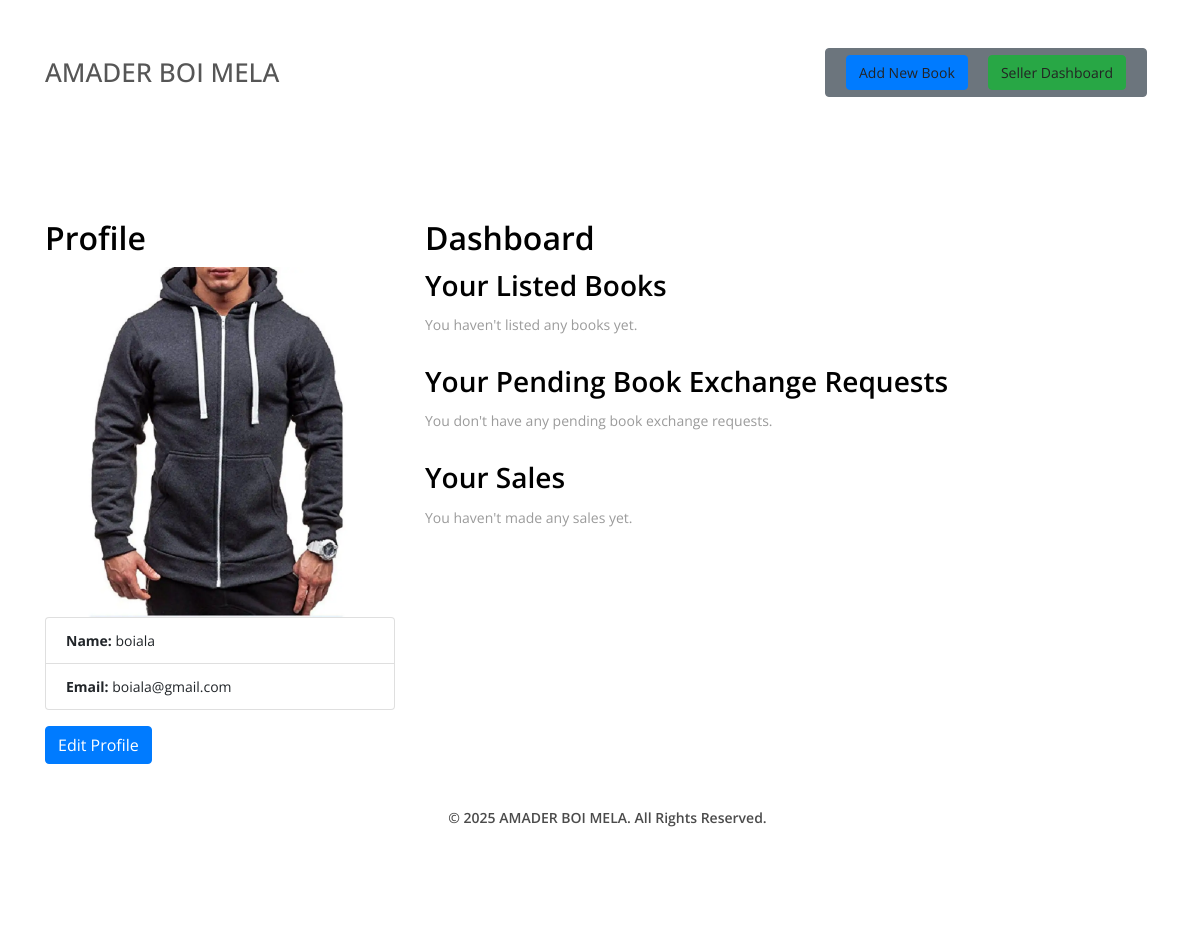
The app's page /seller_dashboard (signed in), older data.
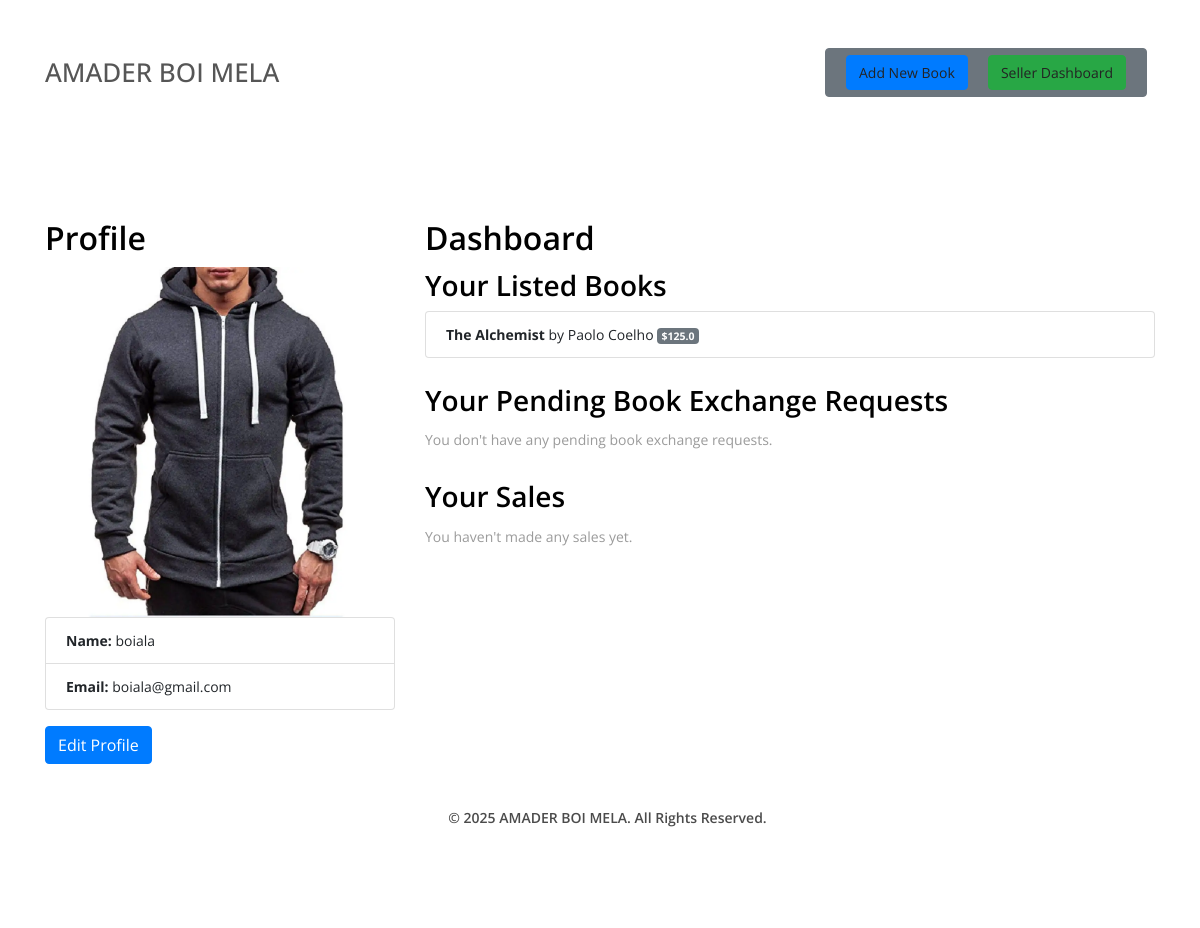
The same page, newer data.
### MyChef/models.py (models this page shows)
class User(db.Model, UserMixin):
    id = db.Column(db.Integer, primary_key=True)
    email = db.Column(db.String(150), unique=True, nullable=False)
    first_name = db.Column(db.String(150), nullable=False)
    password = db.Column(db.String(150), nullable=False)
    date_created = db.Column(db.DateTime(timezone=True), default=func.now())
    profile_picture = db.Column(db.String(150), nullable=True, default="default.png")
    role = db.Column(db.String(50), nullable=False)  # 'buyer' or 'seller'
    books = db.relationship('Book', back_populates='seller')
    reviews = db.relationship('Review', back_populates='user')
    carts = db.relationship('Cart', back_populates='user')
    blogs = db.relationship('Blog', back_populates='author')
    favorites = db.relationship('Favorite', back_populates='user')
    sales = db.relationship('Sale', back_populates='seller')
    exchange_requests = db.relationship('BookExchangeRequest', back_populates='user', lazy=True)

class Book(db.Model):
    id = db.Column(db.Integer, primary_key=True)
    title = db.Column(db.String(150), nullable=False)
    author = db.Column(db.String(150), nullable=False)
    description = db.Column(db.Text, nullable=True)
    genre = db.Column(db.String(100), nullable=True)
    image = db.Column(db.String(150), nullable=True)
    price = db.Column(db.Float, nullable=False)
    date_created = db.Column(db.DateTime(timezone=True), default=func.now())
    seller_id = db.Column(db.Integer, db.ForeignKey('user.id'), nullable=False)
    is_used = db.Column(db.Boolean, default=False)  # Indicates if the book is used
    seller = db.relationship('User', back_populates='books')
    reviews = db.relationship('Review', back_populates='book')
    cart_items = db.relationship('CartItem', back_populates='book')
    favorites = db.relationship('Favorite', back_populates='book')
    sales = db.relationship('Sale', back_populates='book')
    exchange_requests = db.relationship('BookExchangeRequest', back_populates='book', lazy=True)

### MyChef/views.py (the view)
@views.route('/seller_dashboard')
@login_required
def seller_dashboard():
    if current_user.role != 'seller':
        return redirect(url_for('views.index'))  # Redirect to the home page if the user is not a seller
    books = Book.query.filter_by(seller_id=current_user.id).all()
    sales = Sale.query.filter_by(seller_id=current_user.id).all()
    pending_requests = BookExchangeRequest.query.filter_by(user_id=current_user.id, status='Pending').all()
    return render_template('seller_dashboard.html',
                           user=current_user,
                           books=books,
                           sales=sales,
                           pending_requests=pending_requests)

### MyChef/__init__.py (called while the page is built)
def create_app():
    app = Flask(__name__)
    app.config['SECRET_KEY'] = 'boimela'
    app.config['SQLALCHEMY_DATABASE_URI'] = 'sqlite:///database.db'
    app.config['SQLALCHEMY_TRACK_MODIFICATIONS'] = False
    db.init_app(app)
    migrate.init_app(app, db)
    from .views import views  # Import the Blueprint properly
    from .auth import auth
    app.register_blueprint(views, url_prefix='/')
    app.register_blueprint(auth, url_prefix='/')
    login_manager = LoginManager()
    login_manager.login_view = 'auth.login'
    login_manager.init_app(app)
    from .models import User
    @login_manager.user_loader
    def load_user(id):
        return User.query.get(int(id))
    return app

### MyChef/templates/seller_dashboard.html (shortened to what this page needs)
{% extends 'base.html' %}
{% block content %}
<div class="container mt-5">
    <div class="row">
        <div class="col-md-4">
            <h2>Profile</h2>
            <img src="{{ url_for('static', filename='profile_pics/' + (user.profile_picture if user.profile_picture else 'default.jpg')) }}" class="profile-img" alt="Profile Picture">
            <ul class="list-group">
                <li class="list-group-item"><strong>Name:</strong> {{ user.first_name }}</li>
                <li class="list-group-item"><strong>Email:</strong> {{ user.email }}</li>
            </ul>
            <a href="{{ url_for('views.edit_profile') }}" class="btn btn-primary mt-3">Edit Profile</a>
        </div>
        <div class="col-md-8">
            <h2>Dashboard</h2>
            <div class="mb-4">
                <h3>Your Listed Books</h3>
                {% if books %}
                <ul class="list-group">
                    {% for book in books %}
                    <li class="list-group-item">
                        <strong>{{ book.title }}</strong> by {{ book.author }}
                        <span class="badge badge-secondary float-end">${{ book.price }}</span>
                    </li>
                    {% endfor %}
                </ul>
                {% else %}
                <p>You haven't listed any books yet.</p>
                {% endif %}
            </div>
            <div class="mb-4">
                <h3>Your Pending Book Exchange Requests</h3>
                {% if pending_requests %}
                <ul class="list-group">
                    {% for request in pending_requests %}
                    <li class="list-group-item">
                        <strong>Book:</strong> {{ request.book.title }}
                        - <strong>Status:</strong> {{ request.status }}
                    </li>
                    {% endfor %}
                </ul>
                {% else %}
                <p>You don't have any pending book exchange requests.</p>
                {% endif %}
            </div>
            <div class="mb-4">
                <h3>Your Sales</h3>
                {% if sales %}
                <ul class="list-group">
                    {% for sale in sales %}
                    <li class="list-group-item">
                        <strong>{{ sale.book.title }}</strong> - Quantity Sold: {{ sale.quantity_sold }}
                        <span class="badge badge-success float-end">${{ sale.book.price * sale.quantity_sold }}</span>
                    </li>
                    {% endfor %}
                </ul>
                {% else %}
                <p>You haven't made any sales yet.</p>
                {% endif %}
            </div>
        </div>
    </div>
</div>
{% endblock %}

### MyChef/templates/base.html (shortened to what this page needs)
<!DOCTYPE html>
<html lang="en">
<head>
    <link rel="stylesheet" href="{{ url_for('static', filename='style.css') }}">
    <link rel="stylesheet" href="https://cdnjs.cloudflare.com/ajax/libs/font-awesome/5.15.4/css/all.min.css">
</head>
<body>
    <header class="header-area">
        <div class="delicious-main-menu">
            <div class="classy-nav-container breakpoint-off">
                <div class="container">
                    <nav class="classy-navbar justify-content-between" id="deliciousNav">
                        <a class="nav-brand" href="{{ url_for('views.index') }}">
                            <span>AMADER BOI MELA</span>
                        </a>
                        <div class="classy-menu">
                            <div class="classynav d-flex align-items-center">
                                {% if current_user.is_authenticated %}
                                    <span class="btn btn-secondary mx-2">
                                        {% if current_user.role == 'buyer' %}
                                        <a href="{{ url_for('views.buyer_dashboard') }}" class="btn btn-success mx-2">Buyer Dashboard</a>
                                        {% elif current_user.role == 'seller' %}
                                        <a href="{{ url_for('views.post_new_book') }}" class="btn btn-primary mx-2">Add New Book</a>
                                        <a href="{{ url_for('views.seller_dashboard') }}" class="btn btn-success mx-2">Seller Dashboard</a>
                                        {% else %}
                                            Unknown Role
                                        {% endif %}
                                    </span>
                                {% else %}
                                    <a href="{{ url_for('views.login') }}" class="btn btn-auth mx-2">Login/Signup</a>
                                {% endif %}
                            </div>
                        </div>
                    </nav>
                </div>
            </div>
        </div>
    </header>
    <main class="main-content py-4">
        {% block content %}{% endblock %}
    </main>
    <footer class="footer-area text-center py-3">
        <p>&copy; 2025 AMADER BOI MELA. All Rights Reserved.</p>
    </footer>
</body>
</html>

### MyChef/static/style.css (style rules this page uses)
* { margin: 0; padding: 0; }
body { font-family: "Open Sans", sans-serif; font-size: 14px; }
h1, h2, h3, h4, h5, h6 { color: #000000; line-height: 1.3; font-weight: 600; }
p { color: #9b9b9b; font-size: 14px; line-height: 2; font-weight: 400; }
a, a:hover, a:focus { -webkit-transition-duration: 500ms; transition-duration: 500ms; text-decoration: none; outline: 0 solid transparent; color: #000000; font-weight: 600; font-size: 14px; color: #474747; }
ul, ol { margin: 0; }
ul li, ol li { list-style: none; }
img { height: auto; max-width: 100%; }
.header-area { position: relative; z-index: 100; width: 100%; }
.header-area .delicious-main-menu { position: relative; width: 100%; z-index: 100; height: 145px; }
.header-area .delicious-main-menu .classy-nav-container { background-color: transparent; }
.header-area .delicious-main-menu .classy-navbar { height: 145px; padding: 0; }
.footer-area { position: relative; z-index: 1; width: 100%; height: 140px; background-color: #ffffff; }
.footer-area p { color: #4b4b4b; font-weight: 600; margin-bottom: 0; padding-left: 15px; }

Row changes from the older to the newer data that the page shows:
added Book: title "The Alchemist", author "Paolo Coelho", price "125.0"
Text that changed along with them:
text no longer shown: "You haven't listed any books yet."
